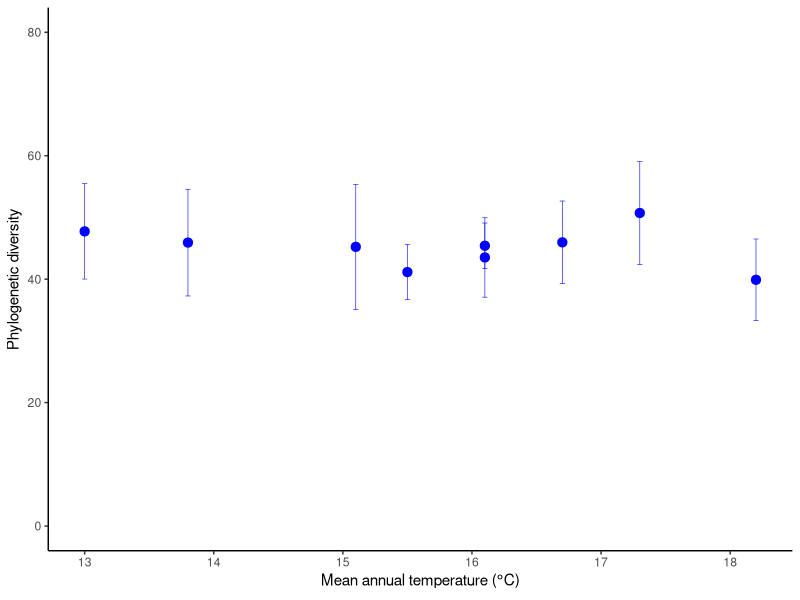
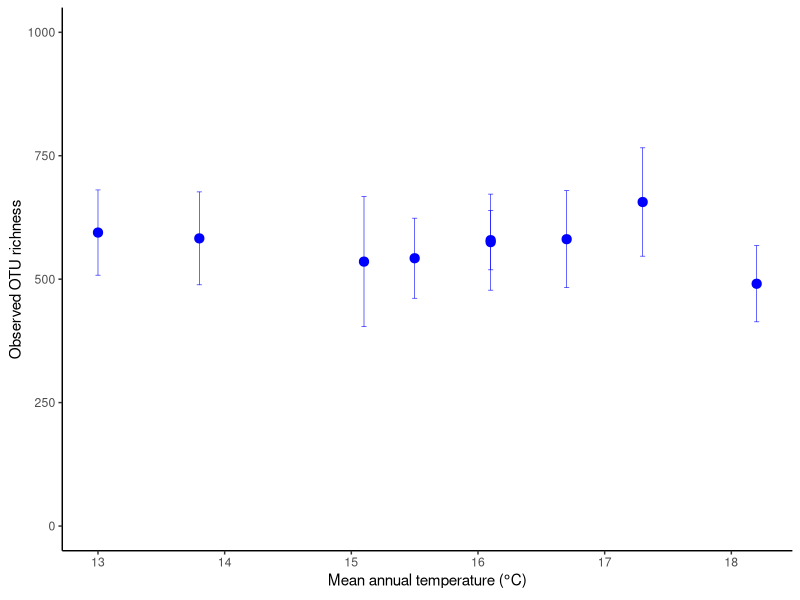
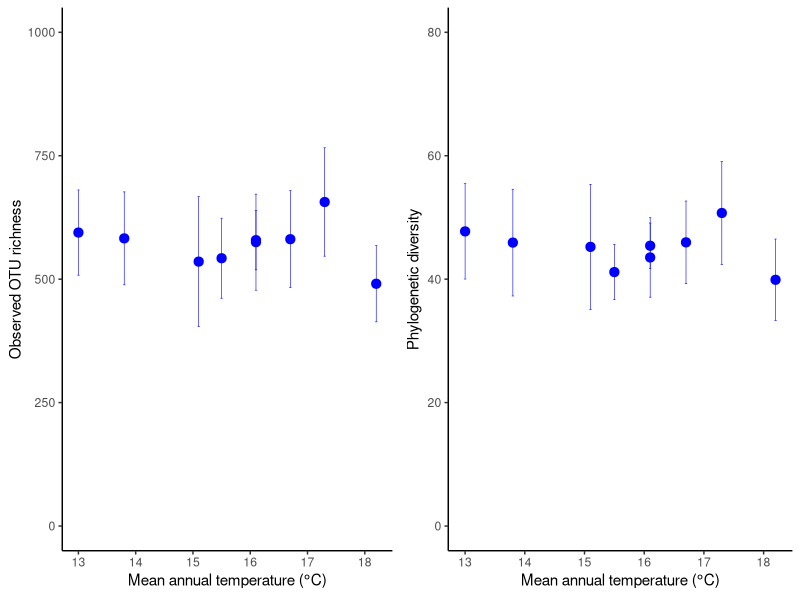

Source code (R) for these figures, in order:
#Paul Selmants
#March 31, 2015
##MAT bacterial diversity indices##

#load required packages
library(tidyr)
library(ggplot2)
library(RColorBrewer)
library(dplyr)

#read data into R
obs <- read.delim('observed_species.txt')
chao1 <- read.delim('chao1.txt')
pd <- read.delim('PD_whole_tree.txt')
#Use tidyr to convert OTU richness df from 'wide' to 'long' format
#Use dplyr to filter columns by 2200 sequencing depth and add MAT column
observed <- obs %>%
	gather(sampleID, OTUs, s934.8:s1024.3) %>%
	separate(sampleID, into = c('plot', 'rep'), sep = '\\.') %>%
	arrange(plot, rep) %>%
	mutate(MAT = c(rep(13.8, 880), rep(13.0, 660), rep(16.7, 880), rep(16.1, 880), 
		rep(18.2, 880), rep(17.3, 880),rep(16.1, 880), rep(15.5, 880), rep(15.1, 770))) %>%
	filter(sequences.per.sample == 2200) %>%
	group_by(plot, MAT, rep) %>%
	summarise(iterations = length(OTUs), 
			OTU.rich = mean(OTUs))
#Use tidyr to convert chao1 estimated OTU richness df from 'wide' to 'long' format
#Use dplyr to filter columns by 2200 sequencing depth and add MAT column
chao1.rich <- chao1 %>%
	gather(sampleID, chao1, s934.8:s1024.3) %>%
	separate(sampleID, into = c('plot', 'rep'), sep = '\\.') %>%
	arrange(plot, rep) %>%
	mutate(MAT = c(rep(13.8, 880), rep(13.0, 660), rep(16.7, 880), rep(16.1, 880), 
		rep(18.2, 880), rep(17.3, 880),rep(16.1, 880), rep(15.5, 880), rep(15.1, 770))) %>%
	filter(sequences.per.sample == 2200) %>%
	group_by(plot, MAT, rep) %>%
	summarise(iterations = length(chao1), 
			chao1.rich = mean(chao1))
#join observed and estimated (chao1) OTU richness estimates
richness <- full_join(observed, chao1.rich)
#Use tidyr to convert Faith's phylogenetic diversity df from 'wide' to 'long' format
#Use dplyr to filter columns by 2200 sequencing depth and add MAT column
phyl.div <- pd %>% 
	gather(sampleID, pd, s934.8:s1024.3) %>%
	separate(sampleID, into = c('plot', 'rep'), sep = '\\.') %>%
	arrange(plot, rep) %>%
	mutate(MAT = c(rep(13.8, 880), rep(13.0, 660), rep(16.7, 880), rep(16.1, 880), 
		rep(18.2, 880), rep(17.3, 880),rep(16.1, 880), rep(15.5, 880), rep(15.1, 770))) %>%
	filter(sequences.per.sample == 2200) %>%
	group_by(plot, MAT, rep) %>%
	summarise(iterations = length(pd), 
			pd = mean(pd))
#join phylogenetic diversity with richness estimates 
diversity <- full_join(richness, phyl.div) %>%
	select(-iterations) %>%
	arrange(MAT, plot)
#calculate tcrit value for df = 7
t<- qt(0.975, df = 7)
#summarize diversity estimates (mean and 95% CI)
div.summary <- diversity %>%
	group_by(plot, MAT) %>%
	summarise(N = length(OTU.rich), 
		obs = mean(OTU.rich),
		obs.ci = t*(sd(OTU.rich)/sqrt(N)), 
		chao1 = mean(chao1.rich),
		chao1.ci = t*(sd(chao1.rich)/sqrt(N)),
		FaithPD = mean(pd), 
		FaithPD.ci = t*(sd(pd)/sqrt(N)))

#Linear regression of Faith's PD as a function of MAT
pd.mod <- lm(FaithPD ~ MAT, data = div.summary)
#Linear regression of estimated OTU richness (Chao1) as a function of MAT
chao.mod <- lm(chao1 ~ MAT, data = div.summary)
#Linear regression of observed OTU richness as a function of MAT
obs.mod <- lm(obs ~ MAT, data = div.summary)


#custom x-axis label for figures
my.xlab = expression(paste('Mean annual temperature (', degree, 'C)'))

#use ggplot2 to make fig of pd vs. MAT
pd.fig <- ggplot(div.summary, aes(MAT, FaithPD)) + 
	theme_classic() +
	geom_point(size = 2.8, colour = 'blue') + 
	geom_errorbar(aes(ymax = FaithPD + FaithPD.ci, ymin = FaithPD - FaithPD.ci), 
		width = 0.04, size = 0.2, colour = 'blue') +
	scale_y_continuous(limits = c(0,80), breaks = c(0,20,40,60,80)) +
	xlab(my.xlab) +
	ylab("Phylogenetic diversity") +
	theme(axis.title.y = element_text(vjust = 1.25)) #axis title further from y-axis
#save figure as .pdf file
ggsave('FaithPD.pdf', width = 4, height = 3.5)

obs.fig <- ggplot(div.summary, aes(MAT, obs)) +
	theme_classic() + 
	geom_point(size = 2.8, colour = 'blue') +
	geom_errorbar(aes(ymax = obs + obs.ci, ymin = obs - obs.ci), 
		width = 0.04, size = 0.2, colour = 'blue') +
	scale_y_continuous(limits = c(0, 1000), breaks = c(0,250,500,750,1000)) +
	xlab(my.xlab) +
	ylab('Observed OTU richness') +
	theme(axis.title.y = element_text(vjust = 0.7))
#save figure as .pdf file
ggsave('ObsRich.pdf', width = 4, height = 3.5)

#save FaithPD and obsrich as two-panel figure in TIFF format
library(gridExtra)
tiff('PD_rich.tiff', width = 2500, height = 1050, res = 400)
grid.arrange(obs.fig, pd.fig, ncol = 2)
dev.off()

